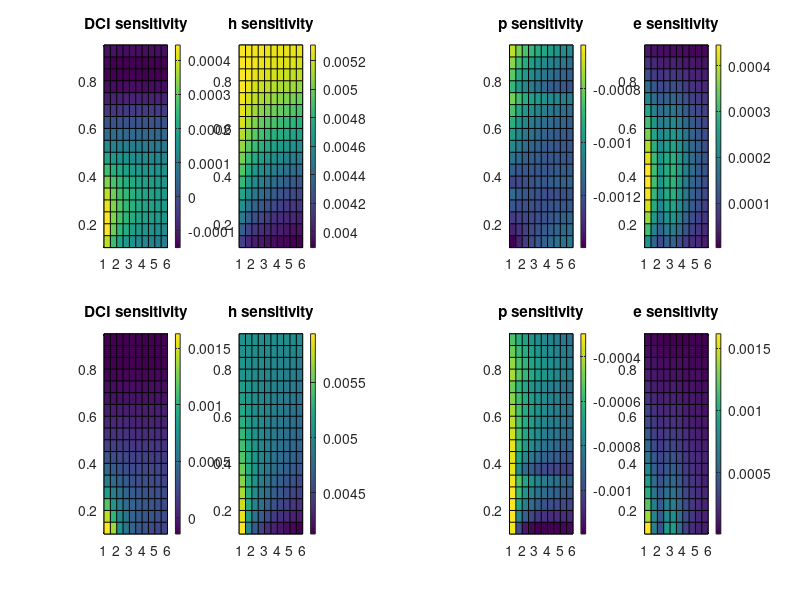

Source code (MATLAB):
%CalculateLowFlowSensitivity.m Determine the sensitivity of flow to the
%spatial arrangement of landscape features, based on the Kaplan
%simulations. This version of the code applies to water depths equal to or
%lower than the top of the roughness elements.

%CHOOSE A MODEL--h = zp, or h < zp. The other one should be commented.
%h = zp
ftot = @(c,x) c(1) + c(2).*x(:,2) + c(3).*x(:,1).^c(4) + c(5).*(x(:,1)-0.35192).^c(6).*(x(:,2)-0.47181)+c(7).*log(x(:,3))+c(8).*log(x(:,3)).*(x(:,1)-0.35192).^c(9); %Final version of the model
Ctot = [0.0585215, 0.2919471, 0.4051182, 1, -1.164312, 1, 0.1400144, -0.211838, 1]; %Final vector of coefficients

% %h<zp
% ftot = @(c,x) c(1) + c(2).*x(:,1) + c(3).*x(:,2) + c(4).*(x(:,1)-0.35192).*(x(:,2)-0.47181)+c(5).*log(x(:,3))+c(6).*log(x(:,3)).*(x(:,1)-0.35192); %Final version of the model
% Ctot = [-0.080711, 0.5475127, 0.4546676, -1.521892, 0.0840915, -0.369997]; %Final vector of coefficients


P = 0.1:0.05:0.95; %Patch coverage. The last index is included for plotting only. Ignore values.
Hslough = 0.20; %Channel water depth, meters. The last index is included for plotting only. Ignore values.
DCI = 0.05:0.05:0.85; %Directional connectivity index
FD = 1.4:0.05:2; %Box-counting fractal dimension
Anis = 1:0.5:6; %Anisotropy
S = 3e-5; %Water-surface slope
n = 0.45; %Manning roughness value

[p, h_slough, dci, anis] = ndgrid(P, Hslough, DCI, Anis); %Put these variables into a multidimensional matrix
fd = polyval([-31.442, 91.055, -104.79, 60.124, -17.881, 2.1873, 1.8562], p); %Regression fit for fd as a function of p. See SI for details.

%Reshape the landscape configuration matrices as linear arrays.
plin = reshape(p, numel(p),1);
h_sloughlin = reshape(h_slough, numel(h_slough),1);
dcilin = reshape(dci, numel(dci),1);
anislin = reshape(anis, numel(anis),1);
fdlin = reshape(fd, numel(fd),1);

%SET UP SINGLE-STANDARD-DEVIATION PERTURBATIONS
%Set up DCI perturbations
dci_high = min(1,dcilin+sqrt(sum((dcilin-polyval([10.741, -29.416, 24.237, 0.74982, -9.1403, 2.3807, 0.55588], plin)).^2)./numel(plin)));
dci_low = max(0,dcilin-sqrt(sum((dcilin-polyval([10.741, -29.416, 24.237, 0.74982, -9.1403, 2.3807, 0.55588], plin)).^2)./numel(plin)));

%Set up Hslough perturbations
hslough_high = h_sloughlin+std([0.4 0.5 0.6 0.7 0.8 0.9 1 1.2 1.4]);
hslough_low = h_sloughlin-std([0.4 0.5 0.6 0.7 0.8 0.9 1 1.2 1.4]);

%Set up fd perturbations
fd_high = min(2,fdlin+sqrt(sum((fdlin-polyval([-31.442, 91.055, -104.79, 60.124, -17.881, 2.1873, 1.8562], plin)).^2)./numel(plin)));
fd_low = fdlin-sqrt(sum((fdlin-polyval([-31.442, 91.055, -104.79, 60.124, -17.881, 2.1873, 1.8562], plin)).^2)./numel(plin));

%Set up p perturbations
p_high = min(1,plin+std([0.1 0.35 0.425 0.5 0.575 0.65 0.90]));
p_low = max(0,plin-std([0.1 0.35 0.425 0.5 0.575 0.65 0.90]));

%Set up anisotropy perturbations
anis_high = anislin+std([1 2 4 6]);
anis_low = max(1,anislin-std([1 2 4 6]));

%Solve for the baseline. 
h_ridge = max(h_slough-0.25,0);
omega = reshape(ftot(Ctot, [plin,dcilin,anislin]), size(h_slough)); 
h_eff = (p.*h_ridge.^omega + (1-p).*h_slough.^omega).^(1./omega);
u_base = h_eff.^(2/3)*sqrt(S)/n;

%Now perturb DCI. 
omega = reshape(ftot(Ctot, [plin,dci_high,anislin]), size(h_slough)); 
h_eff = (p.*h_ridge.^omega + (1-p).*h_slough.^omega).^(1./omega);
u_high = h_eff.^(2/3)*sqrt(S)/n;
omega = reshape(ftot(Ctot, [plin,dci_low,anislin]), size(h_slough)); 
h_eff = (p.*h_ridge.^omega + (1-p).*h_slough.^omega).^(1./omega);
u_low = h_eff.^(2/3)*sqrt(S)/n;
Du_dci = ((u_high-u_base)+(u_base-u_low))/2;%Average of positive and negative perturbations.
Du_dci(:,:,1,:) = u_high(:,:,1,:)-u_base(:,:,1,:); %Just use positive perturbations for these so as not to go out of range

%Now perturb h
h_ridge2 = reshape(hslough_high-0.25, size(h_slough));
omega = reshape(ftot(Ctot, [plin,dcilin,anislin]), size(h_slough)); 
h_eff = (p.*h_ridge2.^omega + (1-p).*reshape(hslough_high, size(h_slough)).^omega).^(1./omega);
u_high = h_eff.^(2/3)*sqrt(S)/n;
h_ridge2 = reshape(max(0,hslough_low-0.25), size(h_slough));
omega = reshape(ftot(Ctot, [plin,dcilin,anislin]), size(h_slough)); 
h_eff = (p.*h_ridge2.^omega + (1-p).*reshape(hslough_low, size(h_slough)).^omega).^(1./omega);
u_low = h_eff.^(2/3)*sqrt(S)/n;
Du_h = ((u_high-u_base)); %AT these low water depths, only use the positive perturbation.

%Now perturb p. 

fd2 = polyval([-31.442, 91.055, -104.79, 60.124, -17.881, 2.1873, 1.8562], p_high);
omega = reshape(ftot(Ctot, [p_high,dcilin,anislin]), size(h_slough)); 
h_eff = (reshape(p_high, size(p)).*h_ridge.^omega + (1-reshape(p_high, size(p))).*h_slough.^omega).^(1./omega);
u_high = h_eff.^(2/3)*sqrt(S)/n;
fd2 = polyval([-31.442, 91.055, -104.79, 60.124, -17.881, 2.1873, 1.8562], p_low);
omega = reshape(ftot(Ctot, [p_low,dcilin,anislin]), size(h_slough)); 
h_eff = (reshape(p_low, size(p)).*h_ridge.^omega + (1-reshape(p_low, size(p))).*h_slough.^omega).^(1./omega);
u_low = h_eff.^(2/3)*sqrt(S)/n;
Du_p = ((u_high-u_base)+(u_base-u_low))/2; %Average of positive and negative perturbations.
Du_p(1:5,:,:,:)=u_high(1:5,:,:,:)-u_base(1:5,:,:,:); %Just use positive perturbations for these so as not to go out of range
Du_p(14:18,:,:,:) = u_base(14:18,:,:,:)-u_low(14:18,:,:,:);%Just use negative perturbations for these so as not to go out of range

%Now perturb anisotropy. 
omega = reshape(ftot(Ctot, [plin,dcilin,anis_high]), size(h_slough)); 
h_eff = (p.*h_ridge.^omega + (1-p).*h_slough.^omega).^(1./omega);
u_high = h_eff.^(2/3)*sqrt(S)/n;
omega = reshape(ftot(Ctot, [plin,dcilin,anis_low]), size(h_slough)); 
h_eff = (p.*h_ridge.^omega + (1-p).*h_slough.^omega).^(1./omega);
u_low = h_eff.^(2/3)*sqrt(S)/n;
Du_anis = ((u_high-u_base)+(u_base-u_low))/2; %Average of positive and negative perturbations
Du_anis(:,:,:,1:3) = u_high(:,:,:,1:3)-u_base(:,:,:,1:3); %Just use positive perturbations for these so as not to go out of range

%Plot results. Top row of plots is the well-connected landscape (see SI);
%bottom row is the poorly connected landscape.
figure
subplot(2,5,1)
pcolor(Anis, P, squeeze(Du_dci(:,:,15,:))), colorbar, title('DCI sensitivity')
subplot(2,5,2)
pcolor(Anis, P, squeeze(Du_h(:,:,15,:))), colorbar, title('h sensitivity')
subplot(2,5,4)
pcolor(Anis, P, squeeze(real(Du_p(:,:,15,:)))), colorbar, title('p sensitivity')
subplot(2,5,5)
pcolor(Anis, P, squeeze(Du_anis(:,:,15,:))), colorbar, title('e sensitivity')
subplot(2,5,6)
pcolor(Anis, P, squeeze(Du_dci(:,:,4,:))), colorbar, title('DCI sensitivity')
subplot(2,5,7)
pcolor(Anis, P, squeeze(Du_h(:,:,4,:))), colorbar, title('h sensitivity')
subplot(2,5,9)
pcolor(Anis, P, squeeze(real(Du_p(:,:,4,:)))), colorbar, title('p sensitivity')
subplot(2,5,10)
pcolor(Anis, P, squeeze(Du_anis(:,:,4,:))), colorbar, title('e sensitivity')
